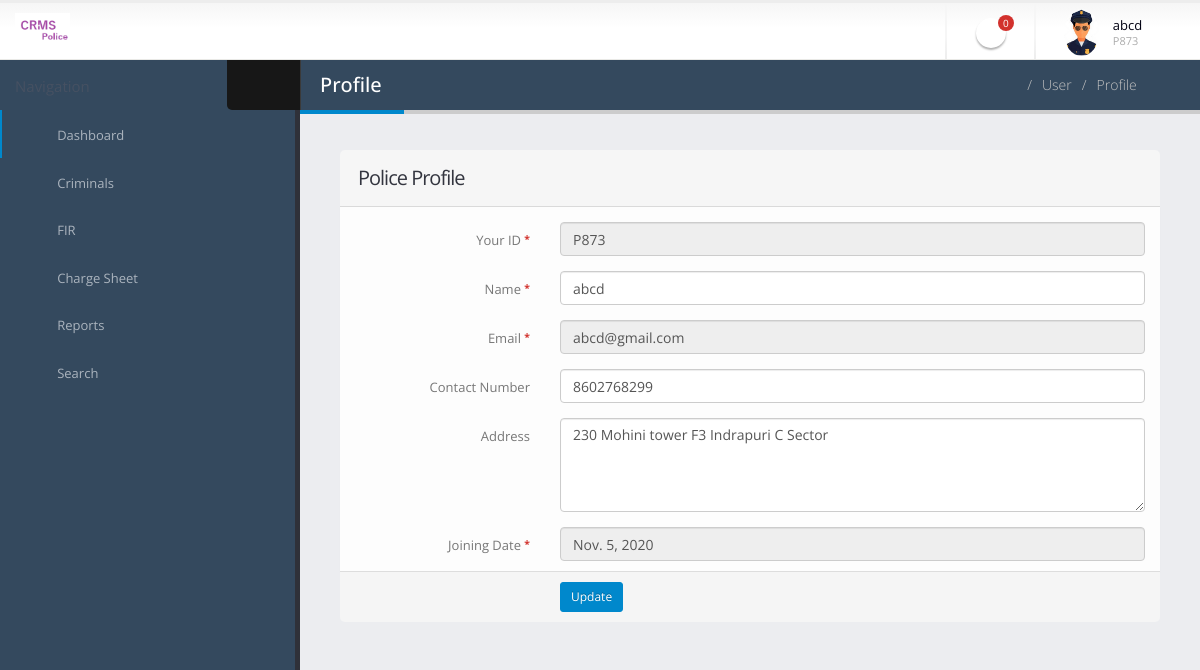
The page /police_profile (signed in) on the database its author committed.
### crimerecord/models.py (models this page shows, shortened)
class Police(models.Model):
    user = models.ForeignKey(User, on_delete=models.CASCADE, null=True, blank=True)
    policestationid = models.ForeignKey(PoliceStation, on_delete=models.CASCADE, null=True, blank=True)
    pid = models.CharField(max_length=20)
    address = models.CharField(max_length=200,null=True, blank=True)
    joiningdate = models.DateField()

### crimerecord/views.py (the view, shortened to what this page needs)
# urls.py: path('police_profile',police_profile, name='police_profile'),
def police_profile(request):
    if not request.user.is_authenticated:
        return redirect('police_login')
    error = ""
    user=User.objects.get(id=request.user.id)
    police = Police.objects.get(user=user)
    userid = User.objects.get(id=request.user.id)
    policeid = Police.objects.get(user=userid)
    newfir = Fir.objects.filter(policestationid=policeid.policestationid, status=None)
    newfircount = Fir.objects.filter(policestationid=policeid.policestationid, status=None).count()
    d = {'error':error,'police':police,'newfir':newfir,'newfircount':newfircount}
    return render(request, 'police_profile.html',d)

### crimerecord/templates/police_profile.html (shortened to what this page needs)
{% load static %}
{% block body %}
<html class="fixed">
	<head>
		<link rel="stylesheet" href="{% static 'police/assets/vendor/bootstrap/css/bootstrap.css' %}" />
		<link rel="stylesheet" href="{% static 'police/assets/vendor/font-awesome/css/font-awesome.css' %}" />
		<link rel="stylesheet" href="{% static 'police/assets/vendor/magnific-popup/magnific-popup.css' %}" />
		<link rel="stylesheet" href="{% static 'police/assets/vendor/bootstrap-datepicker/css/datepicker3.css' %}" />
		<link rel="stylesheet" href="{% static 'police/assets/stylesheets/theme.css' %}" />
		<link rel="stylesheet" href="{% static 'police/assets/stylesheets/skins/default.css' %}" />
		<link rel="stylesheet" href="{% static 'police/assets/stylesheets/theme-custom.css' %}">
	</head>
	<body>
		<section class="body">
		{% include 'headerpolice.html' %}
			<div class="inner-wrapper">
				{% include 'sidebarpolice.html' %}
				<section role="main" class="content-body">
					<header class="page-header">
						<h2>Profile</h2>
						<div class="right-wrapper pull-right">
							<ol class="breadcrumbs">
								<li>
									<a href="{% url 'police_home' %}">
										<i class="fa fa-home"></i>
									</a>
								</li>
								<li><span>User</span></li>
								<li><span>Profile</span></li>
							</ol>
							<a class="sidebar-right-toggle" data-open="sidebar-right"><i class="fa fa-chevron-left"></i></a>
						</div>
					</header>
					<div class="row">
						<div class="col-md-12">
							<form class="form-horizontal" method="post">
								<section class="panel">
									<header class="panel-heading">
										<div class="panel-actions">
											<a href="#" class="fa fa-caret-down"></a>
											<a href="#" class="fa fa-times"></a>
										</div>
										<h2 class="panel-title">Police Profile</h2>
									</header>
									<div class="panel-body">
										<div class="form-group">
											<label class="col-sm-3 control-label">Your ID <span class="required">*</span></label>
											<div class="col-sm-9">
												<input type="text" class="form-control" id="exampleTextInput1" value="{{police.pid}}" readonly='true'>
											</div>
										</div>
										<div class="form-group">
											<label class="col-sm-3 control-label">Name <span class="required">*</span></label>
											<div class="col-sm-9">
												<input type="text" class="form-control" id="exampleTextInput1" name="name" value="{{police.user.first_name}}" required='true'>
											</div>
										</div>
										<div class="form-group">
											<label class="col-sm-3 control-label">Email <span class="required">*</span></label>
											<div class="col-sm-9">
												<input type="email" class="form-control" id="email2" name="email" value="{{police.user.username}}" readonly>
											</div>
										</div>
										<div class="form-group">
											<label class="col-sm-3 control-label">Contact Number</label>
											<div class="col-sm-9">
												<input type="text" class="form-control" id="email2" name="mobilenumber" value="{{police.user.last_name}}" required='true' maxlength='10'>
											</div>
										</div>
										<div class="form-group">
											<label class="col-sm-3 control-label">Address</label>
											<div class="col-sm-9">
												<textarea type="text" class="form-control" name="add" cols="4" rows="4" required='true'>{{police.address}}</textarea>
											</div>
										</div>
										<div class="form-group">
											<label class="col-sm-3 control-label">Joining Date <span class="required">*</span></label>
											<div class="col-sm-9">
												<input type="text" class="form-control" id="email2" name="" value="{{police.joiningdate}}" readonly="true">
											</div>
										</div>
									</div>
									<footer class="panel-footer">
										<div class="row">
											<div class="col-sm-9 col-sm-offset-3">
												<button class="btn btn-sm btn-primary login-submit-cs" type="submit"name="submit">Update</button>
											</div>
										</div>
									</footer>
								</section>
							</form>
						</div>
					</div>
				</section>
			</div>
		</section>
	</body>
</html>
{% endblock %}

### crimerecord/templates/headerpolice.html (shortened to what this page needs)
{% load static %}
<header class="header">
                <div class="logo-container">
                    <a href="{% url 'police_home' %}" class="logo">
                        <img src="{% static 'police/assets/images/logo5.png' %}" height="35" />
                    </a>
                </div>
                <div class="header-right">
                    <span class="separator"></span>
                    <ul class="notifications">
                        <li>
                            <a href="#" class="dropdown-toggle notification-icon" data-toggle="dropdown">
                                <i class="fa fa-bell"></i>
                                <span class="badge">{{newfircount}}</span>
                            </a>
                        </li>
                    </ul>
                    <span class="separator"></span>
                    <div id="userbox" class="userbox">
                        <a href="#" data-toggle="dropdown">
                            <figure class="profile-picture">
                                <img src="{% static 'police/assets/images/police.png' %}" alt="Profile Pic" class="img-circle" data-lock-picture="{% static 'police/assets/images/police.png' %}" />
                            </figure>
                            <div class="profile-info" >
                                <span class="name">{{request.user.first_name}}</span>
                                <span class="role">{{police.pid}}</span>
                            </div>
                            <i class="fa custom-caret"></i>
                        </a>
                    </div>
                </div>
            </header>

### crimerecord/static/police/assets/stylesheets/skins/default.css (style rules this page uses)
a, .btn-link { color: #0088cc; }
body .btn-primary { color: #ffffff; text-shadow: 0 -1px 0 rgba(0, 0, 0, 0.25); background-color: #0088cc; border-color: #0088cc; }
.page-header h2 { border-bottom-color: #0088cc; }
.notifications .notification-menu:before, .notifications .notification-icon:before { border-bottom-color: #0088cc; }

### rows shown on the page
Police: pid "P873", name "abcd", email "abcd@gmail.com", mobilenumber "8602768299", add "230 Mohini tower F3 Indrapuri C Sector", joiningdate "Nov. 5, 2020"

### other values the page prints
{{ newfircount }} "0"
{{ request.user.first_name }} "abcd"
